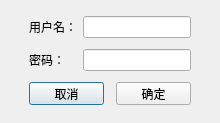
<?xml version="1.0" encoding="UTF-8"?>
<ui version="4.0">
 <class>LoginDlg</class>
 <widget class="QDialog" name="LoginDlg">
  <property name="geometry">
   <rect>
    <x>0</x>
    <y>0</y>
    <width>220</width>
    <height>123</height>
   </rect>
  </property>
  <property name="minimumSize">
   <size>
    <width>220</width>
    <height>123</height>
   </size>
  </property>
  <property name="maximumSize">
   <size>
    <width>220</width>
    <height>123</height>
   </size>
  </property>
  <property name="windowTitle">
   <string>Dialog</string>
  </property>
  <layout class="QGridLayout" name="gridLayout">
   <item row="1" column="1">
    <widget class="QLabel" name="label_2">
     <property name="text">
      <string>密码：</string>
     </property>
    </widget>
   </item>
   <item row="2" column="4">
    <spacer name="horizontalSpacer_2">
     <property name="orientation">
      <enum>Qt::Horizontal</enum>
     </property>
     <property name="sizeHint" stdset="0">
      <size>
       <width>3</width>
       <height>20</height>
      </size>
     </property>
    </spacer>
   </item>
   <item row="2" column="0">
    <spacer name="horizontalSpacer">
     <property name="orientation">
      <enum>Qt::Horizontal</enum>
     </property>
     <property name="sizeHint" stdset="0">
      <size>
       <width>3</width>
       <height>20</height>
      </size>
     </property>
    </spacer>
   </item>
   <item row="1" column="2" colspan="2">
    <widget class="QLineEdit" name="led_PassWord"/>
   </item>
   <item row="0" column="1">
    <widget class="QLabel" name="label">
     <property name="text">
      <string>用户名：</string>
     </property>
    </widget>
   </item>
   <item row="0" column="2" colspan="2">
    <widget class="QLineEdit" name="led_UserName"/>
   </item>
   <item row="2" column="1" colspan="2">
    <widget class="QPushButton" name="btn_cancel">
     <property name="minimumSize">
      <size>
       <width>75</width>
       <height>23</height>
      </size>
     </property>
     <property name="maximumSize">
      <size>
       <width>75</width>
       <height>23</height>
      </size>
     </property>
     <property name="text">
      <string>取消</string>
     </property>
    </widget>
   </item>
   <item row="2" column="3">
    <widget class="QPushButton" name="btn_login">
     <property name="minimumSize">
      <size>
       <width>75</width>
       <height>23</height>
      </size>
     </property>
     <property name="maximumSize">
      <size>
       <width>75</width>
       <height>23</height>
      </size>
     </property>
     <property name="text">
      <string>确定</string>
     </property>
    </widget>
   </item>
  </layout>
 </widget>
 <resources/>
 <connections/>
</ui>
